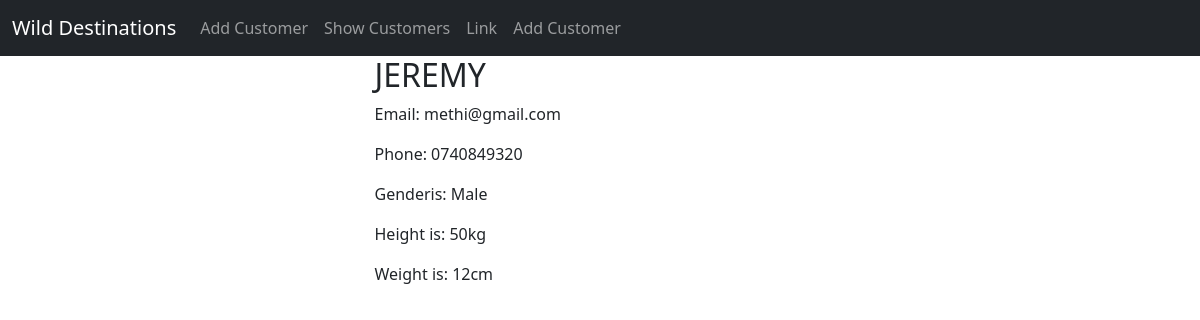
/details/13, run on the app's committed database.
### my_app/models.py (models this page shows)
class Customer(models.Model):
    id=models.AutoField(primary_key=True)
    name=models.CharField(max_length=100)
    email=models.EmailField(max_length=100,unique=True)
    phone=models.CharField(max_length=15)
    password=models.CharField(max_length=100)
    weight=models.IntegerField(default=0)
    height=models.IntegerField(default=0)
    gender=models.CharField(max_length=100,default='male''female')
    dob=models.DateField(null=True, blank=True)
    class Meta:
        db_table ='customer'

### my_app/views.py (the view)
# urls.py: path('details/<int:id>', views.details, name='details-page'),
def details(request,id):
    user=Customer.objects.get(id=id)
    return render (request,'details.html',{'user':user})

### templates/details.html
{% extends 'master.html' %}
{% block content %}
    <div class="container">
        <div class="row justify-content-center">
            <div class="col-sm-5">
                <h2>{{ user.name | upper }}</h2>
                <p>Email: {{ user.email }}</p>
                <p>Phone: {{ user.phone }}</p>
                <p>Genderis: {{ user.gender | capfirst }}</p>
                <p>Height is: {{ user.weight }}kg</p>
                <p>Weight is: {{ user.height }}cm</p>
            </div>
        </div>
    </div>
{% endblock %}

### data on the page
Customer: name "JEREMY", email "methi@gmail.com", phone "0740849320", gender "Male", weight "50", height "12"
